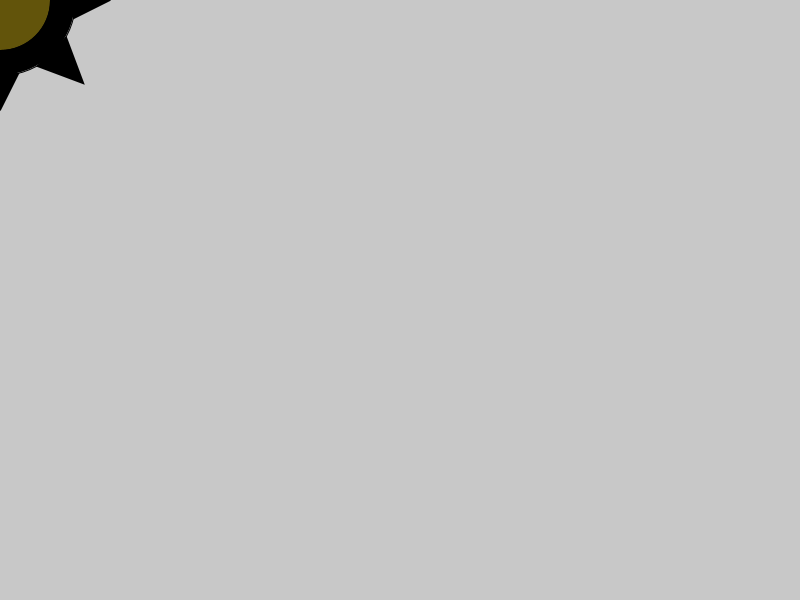
Frame 1 (no input)
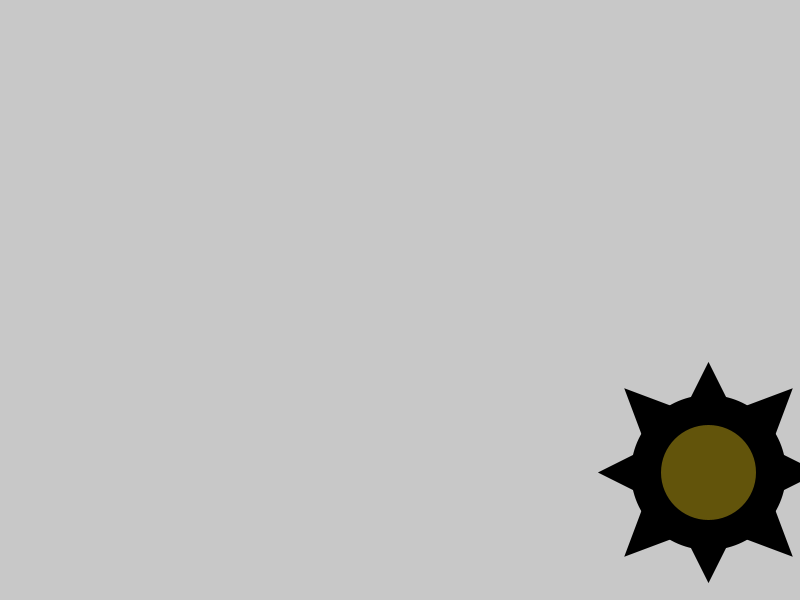
Frame 60 (the mouse pressed at the canvas centre just before this capture)
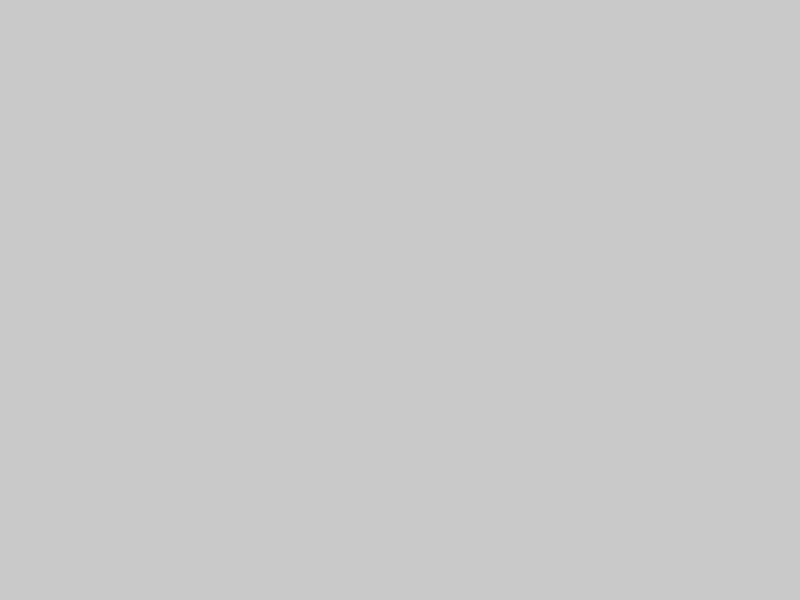
Frame 120 (the mouse held since frame 60 and released just before this capture)

The Processing sketch that drew these frames (run headless with seeded random() and noise(); from frame 60 on, the mouse is pressed at the canvas centre):

// Processing sketch: Advanced_Animation_4B
// ── Advanced_Animation_4B.pde
//Cheng Cheng 
//Feb 20
//2-1 
 
int spikyX; 
int spikyY; 
 
void setup() { //==================== 
  size(800, 600); 
  spikyX=0; 
  spikyY=0; 
} //end setup ======================== 
void draw() { //======================== 
  background(200); 
  spiky(spikyX, spikyY); 
  spikyX+=12; 
  spikyY+=8; 
  if (spikyX > 1000) 
    spikyX = -200; 
  if (spikyY >1000) 
    spikyY =-200; 
} // end Draw ========================== 
 
//          Parameters 
void spiky(int x, int y) { //============================ 
  pushMatrix();     // begin transformations 
  translate(x, y); 
 
  //circles 
  fill(0); 
  circle(0, 0, 150); 
  fill(249, 215, 28, 100); 
  ellipse(0, 0, 100, 100); 
 
  //triangles around circles (spikes) 
  strokeWeight(5); 
  fill(0); 
  // Top 
  triangle(-15, -75, 15, -75, 0, -105); 
  // Bottom 
  triangle(-15, 75, 15, 75, 0, 105); 
  // Right 
  triangle(75, -15, 75, 15, 105, 0); 
  // Left 
  triangle(-75, -15, -75, 15, -105, 0); 
  // Diagonals 
  triangle(40, -65, 65, -40, 80, -80);   // Top-Right 
  triangle(-40, -65, -65, -40, -80, -80); // Top-Left 
  triangle(40, 65, 65, 40, 80, 80);     // Bottom-Right 
  triangle(-40, 65, -65, 40, -80, 80);   // Bottom-Left 
  popMatrix(); //end transformations 
} //end Compass ======================== 
